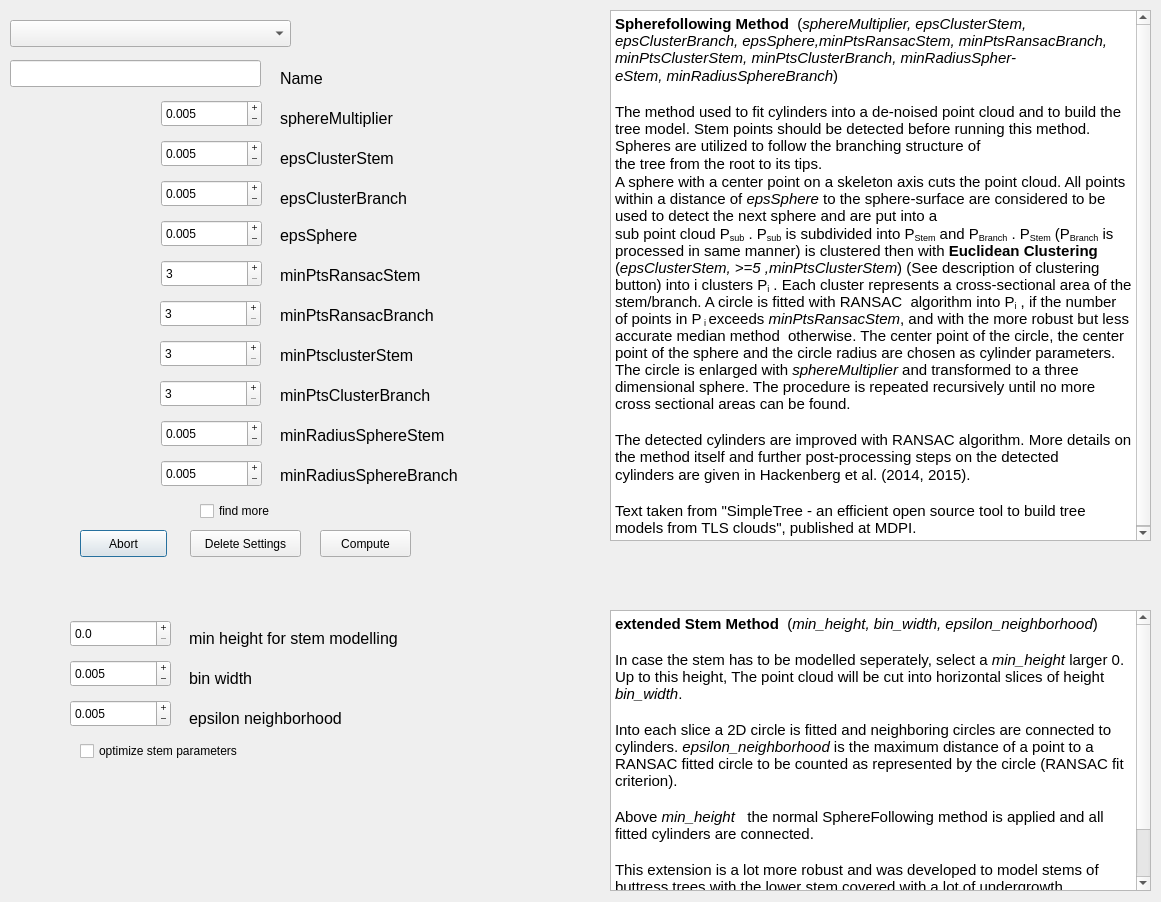
<?xml version="1.0" encoding="UTF-8"?>
<ui version="4.0">
 <class>method_dialog</class>
 <widget class="QDialog" name="method_dialog">
  <property name="geometry">
   <rect>
    <x>0</x>
    <y>0</y>
    <width>1161</width>
    <height>902</height>
   </rect>
  </property>
  <property name="windowTitle">
   <string>Choose thresholds</string>
  </property>
  <widget class="QDoubleSpinBox" name="epsilon_cluster_stem">
   <property name="geometry">
    <rect>
     <x>161</x>
     <y>140</y>
     <width>101</width>
     <height>27</height>
    </rect>
   </property>
   <property name="buttonSymbols">
    <enum>QAbstractSpinBox::PlusMinus</enum>
   </property>
   <property name="decimals">
    <number>3</number>
   </property>
   <property name="minimum">
    <double>0.001000000000000</double>
   </property>
   <property name="maximum">
    <double>100.000000000000000</double>
   </property>
   <property name="singleStep">
    <double>0.001000000000000</double>
   </property>
   <property name="value">
    <double>0.005000000000000</double>
   </property>
  </widget>
  <widget class="QPushButton" name="abort">
   <property name="geometry">
    <rect>
     <x>80</x>
     <y>530</y>
     <width>87</width>
     <height>27</height>
    </rect>
   </property>
   <property name="text">
    <string>Abort</string>
   </property>
  </widget>
  <widget class="QPushButton" name="compute">
   <property name="geometry">
    <rect>
     <x>320</x>
     <y>530</y>
     <width>91</width>
     <height>27</height>
    </rect>
   </property>
   <property name="text">
    <string> Compute </string>
   </property>
  </widget>
  <widget class="QLabel" name="label">
   <property name="geometry">
    <rect>
     <x>280</x>
     <y>110</y>
     <width>211</width>
     <height>17</height>
    </rect>
   </property>
   <property name="font">
    <font>
     <pointsize>12</pointsize>
    </font>
   </property>
   <property name="text">
    <string>sphereMultiplier</string>
   </property>
  </widget>
  <widget class="QDoubleSpinBox" name="sphere_radius_multiplier">
   <property name="geometry">
    <rect>
     <x>161</x>
     <y>100</y>
     <width>101</width>
     <height>27</height>
    </rect>
   </property>
   <property name="buttonSymbols">
    <enum>QAbstractSpinBox::PlusMinus</enum>
   </property>
   <property name="decimals">
    <number>3</number>
   </property>
   <property name="minimum">
    <double>0.001000000000000</double>
   </property>
   <property name="maximum">
    <double>100.000000000000000</double>
   </property>
   <property name="singleStep">
    <double>0.001000000000000</double>
   </property>
   <property name="value">
    <double>0.005000000000000</double>
   </property>
  </widget>
  <widget class="QDoubleSpinBox" name="epsilon_cluster_branch">
   <property name="geometry">
    <rect>
     <x>161</x>
     <y>180</y>
     <width>101</width>
     <height>27</height>
    </rect>
   </property>
   <property name="buttonSymbols">
    <enum>QAbstractSpinBox::PlusMinus</enum>
   </property>
   <property name="decimals">
    <number>3</number>
   </property>
   <property name="minimum">
    <double>0.001000000000000</double>
   </property>
   <property name="maximum">
    <double>100.000000000000000</double>
   </property>
   <property name="singleStep">
    <double>0.001000000000000</double>
   </property>
   <property name="value">
    <double>0.005000000000000</double>
   </property>
  </widget>
  <widget class="QLabel" name="label_2">
   <property name="geometry">
    <rect>
     <x>280</x>
     <y>150</y>
     <width>151</width>
     <height>17</height>
    </rect>
   </property>
   <property name="font">
    <font>
     <pointsize>12</pointsize>
    </font>
   </property>
   <property name="text">
    <string>epsClusterStem</string>
   </property>
  </widget>
  <widget class="QLabel" name="label_3">
   <property name="geometry">
    <rect>
     <x>280</x>
     <y>190</y>
     <width>201</width>
     <height>17</height>
    </rect>
   </property>
   <property name="font">
    <font>
     <pointsize>12</pointsize>
    </font>
   </property>
   <property name="text">
    <string>epsClusterBranch</string>
   </property>
  </widget>
  <widget class="QDoubleSpinBox" name="epsilon_sphere">
   <property name="geometry">
    <rect>
     <x>161</x>
     <y>220</y>
     <width>101</width>
     <height>27</height>
    </rect>
   </property>
   <property name="buttonSymbols">
    <enum>QAbstractSpinBox::PlusMinus</enum>
   </property>
   <property name="decimals">
    <number>3</number>
   </property>
   <property name="minimum">
    <double>0.001000000000000</double>
   </property>
   <property name="maximum">
    <double>100.000000000000000</double>
   </property>
   <property name="singleStep">
    <double>0.001000000000000</double>
   </property>
   <property name="value">
    <double>0.005000000000000</double>
   </property>
  </widget>
  <widget class="QDoubleSpinBox" name="min_radius_sphere_stem">
   <property name="geometry">
    <rect>
     <x>161</x>
     <y>420</y>
     <width>101</width>
     <height>27</height>
    </rect>
   </property>
   <property name="buttonSymbols">
    <enum>QAbstractSpinBox::PlusMinus</enum>
   </property>
   <property name="decimals">
    <number>3</number>
   </property>
   <property name="minimum">
    <double>0.001000000000000</double>
   </property>
   <property name="maximum">
    <double>100.000000000000000</double>
   </property>
   <property name="singleStep">
    <double>0.001000000000000</double>
   </property>
   <property name="value">
    <double>0.005000000000000</double>
   </property>
  </widget>
  <widget class="QDoubleSpinBox" name="min_radius_sphere_branch">
   <property name="geometry">
    <rect>
     <x>161</x>
     <y>460</y>
     <width>101</width>
     <height>27</height>
    </rect>
   </property>
   <property name="buttonSymbols">
    <enum>QAbstractSpinBox::PlusMinus</enum>
   </property>
   <property name="decimals">
    <number>3</number>
   </property>
   <property name="minimum">
    <double>0.001000000000000</double>
   </property>
   <property name="maximum">
    <double>100.000000000000000</double>
   </property>
   <property name="singleStep">
    <double>0.001000000000000</double>
   </property>
   <property name="value">
    <double>0.005000000000000</double>
   </property>
  </widget>
  <widget class="QLabel" name="label_4">
   <property name="geometry">
    <rect>
     <x>280</x>
     <y>220</y>
     <width>151</width>
     <height>31</height>
    </rect>
   </property>
   <property name="font">
    <font>
     <pointsize>12</pointsize>
    </font>
   </property>
   <property name="text">
    <string>epsSphere</string>
   </property>
  </widget>
  <widget class="QLabel" name="label_5">
   <property name="geometry">
    <rect>
     <x>280</x>
     <y>460</y>
     <width>201</width>
     <height>31</height>
    </rect>
   </property>
   <property name="font">
    <font>
     <pointsize>12</pointsize>
    </font>
   </property>
   <property name="text">
    <string>minRadiusSphereBranch</string>
   </property>
   <property name="alignment">
    <set>Qt::AlignLeading|Qt::AlignLeft|Qt::AlignVCenter</set>
   </property>
  </widget>
  <widget class="QLabel" name="label_6">
   <property name="geometry">
    <rect>
     <x>280</x>
     <y>260</y>
     <width>151</width>
     <height>31</height>
    </rect>
   </property>
   <property name="font">
    <font>
     <pointsize>12</pointsize>
    </font>
   </property>
   <property name="text">
    <string>minPtsRansacStem</string>
   </property>
  </widget>
  <widget class="QLineEdit" name="name">
   <property name="geometry">
    <rect>
     <x>10</x>
     <y>60</y>
     <width>251</width>
     <height>27</height>
    </rect>
   </property>
  </widget>
  <widget class="QComboBox" name="comboBox">
   <property name="geometry">
    <rect>
     <x>10</x>
     <y>20</y>
     <width>281</width>
     <height>27</height>
    </rect>
   </property>
  </widget>
  <widget class="QLabel" name="label_7">
   <property name="geometry">
    <rect>
     <x>280</x>
     <y>70</y>
     <width>151</width>
     <height>17</height>
    </rect>
   </property>
   <property name="font">
    <font>
     <pointsize>12</pointsize>
    </font>
   </property>
   <property name="text">
    <string>Name</string>
   </property>
  </widget>
  <widget class="QPushButton" name="delete_2">
   <property name="geometry">
    <rect>
     <x>190</x>
     <y>530</y>
     <width>111</width>
     <height>27</height>
    </rect>
   </property>
   <property name="text">
    <string>Delete Settings</string>
   </property>
  </widget>
  <widget class="QSpinBox" name="minPts_ransac_stem">
   <property name="geometry">
    <rect>
     <x>161</x>
     <y>260</y>
     <width>101</width>
     <height>27</height>
    </rect>
   </property>
   <property name="buttonSymbols">
    <enum>QAbstractSpinBox::PlusMinus</enum>
   </property>
   <property name="minimum">
    <number>3</number>
   </property>
   <property name="maximum">
    <number>99999999</number>
   </property>
  </widget>
  <widget class="QSpinBox" name="minPts_ransac_branch">
   <property name="geometry">
    <rect>
     <x>160</x>
     <y>300</y>
     <width>101</width>
     <height>27</height>
    </rect>
   </property>
   <property name="buttonSymbols">
    <enum>QAbstractSpinBox::PlusMinus</enum>
   </property>
   <property name="minimum">
    <number>3</number>
   </property>
   <property name="maximum">
    <number>99999999</number>
   </property>
  </widget>
  <widget class="QSpinBox" name="minPts_cluster_stem">
   <property name="geometry">
    <rect>
     <x>160</x>
     <y>340</y>
     <width>101</width>
     <height>27</height>
    </rect>
   </property>
   <property name="buttonSymbols">
    <enum>QAbstractSpinBox::PlusMinus</enum>
   </property>
   <property name="minimum">
    <number>3</number>
   </property>
   <property name="maximum">
    <number>99999999</number>
   </property>
  </widget>
  <widget class="QSpinBox" name="minPts_cluster_branch">
   <property name="geometry">
    <rect>
     <x>160</x>
     <y>380</y>
     <width>101</width>
     <height>27</height>
    </rect>
   </property>
   <property name="buttonSymbols">
    <enum>QAbstractSpinBox::PlusMinus</enum>
   </property>
   <property name="minimum">
    <number>3</number>
   </property>
   <property name="maximum">
    <number>99999999</number>
   </property>
  </widget>
  <widget class="QLabel" name="label_8">
   <property name="geometry">
    <rect>
     <x>280</x>
     <y>300</y>
     <width>191</width>
     <height>31</height>
    </rect>
   </property>
   <property name="font">
    <font>
     <pointsize>12</pointsize>
    </font>
   </property>
   <property name="text">
    <string>minPtsRansacBranch</string>
   </property>
  </widget>
  <widget class="QLabel" name="label_9">
   <property name="geometry">
    <rect>
     <x>280</x>
     <y>340</y>
     <width>151</width>
     <height>31</height>
    </rect>
   </property>
   <property name="font">
    <font>
     <pointsize>12</pointsize>
    </font>
   </property>
   <property name="text">
    <string>minPtsclusterStem</string>
   </property>
  </widget>
  <widget class="QLabel" name="label_10">
   <property name="geometry">
    <rect>
     <x>280</x>
     <y>380</y>
     <width>151</width>
     <height>31</height>
    </rect>
   </property>
   <property name="font">
    <font>
     <pointsize>12</pointsize>
    </font>
   </property>
   <property name="text">
    <string>minPtsClusterBranch</string>
   </property>
  </widget>
  <widget class="QLabel" name="label_11">
   <property name="geometry">
    <rect>
     <x>280</x>
     <y>420</y>
     <width>191</width>
     <height>31</height>
    </rect>
   </property>
   <property name="font">
    <font>
     <pointsize>12</pointsize>
    </font>
   </property>
   <property name="text">
    <string>minRadiusSphereStem</string>
   </property>
  </widget>
  <widget class="QTextBrowser" name="textBrowser">
   <property name="geometry">
    <rect>
     <x>610</x>
     <y>10</y>
     <width>541</width>
     <height>531</height>
    </rect>
   </property>
   <property name="html">
    <string>&lt;!DOCTYPE HTML PUBLIC &quot;-//W3C//DTD HTML 4.0//EN&quot; &quot;http://www.w3.org/TR/REC-html40/strict.dtd&quot;&gt;
&lt;html&gt;&lt;head&gt;&lt;meta name=&quot;qrichtext&quot; content=&quot;1&quot; /&gt;&lt;style type=&quot;text/css&quot;&gt;
p, li { white-space: pre-wrap; }
&lt;/style&gt;&lt;/head&gt;&lt;body style=&quot; font-family:'Ubuntu'; font-size:11pt; font-weight:400; font-style:normal;&quot;&gt;
&lt;p style=&quot; margin-top:0px; margin-bottom:0px; margin-left:0px; margin-right:0px; -qt-block-indent:0; text-indent:0px;&quot;&gt;&lt;span style=&quot; font-weight:600;&quot;&gt;Spherefollowing Method&lt;/span&gt;  (&lt;span style=&quot; font-style:italic;&quot;&gt;sphereMultiplier, epsClusterStem, epsClusterBranch, epsSphere,minPtsRansacStem, minPtsRansacBranch, minPtsClusterStem, minPtsClusterBranch, minRadiusSpher-&lt;/span&gt;&lt;/p&gt;
&lt;p style=&quot; margin-top:0px; margin-bottom:0px; margin-left:0px; margin-right:0px; -qt-block-indent:0; text-indent:0px;&quot;&gt;&lt;span style=&quot; font-style:italic;&quot;&gt;eStem, minRadiusSphereBranch&lt;/span&gt;)&lt;/p&gt;
&lt;p style=&quot;-qt-paragraph-type:empty; margin-top:0px; margin-bottom:0px; margin-left:0px; margin-right:0px; -qt-block-indent:0; text-indent:0px;&quot;&gt;&lt;br /&gt;&lt;/p&gt;
&lt;p style=&quot; margin-top:0px; margin-bottom:0px; margin-left:0px; margin-right:0px; -qt-block-indent:0; text-indent:0px;&quot;&gt;The method used to fit cylinders into a de-noised point cloud and to build the tree model. Stem points should be detected before running this method. Spheres are utilized to follow the branching structure of&lt;/p&gt;
&lt;p style=&quot; margin-top:0px; margin-bottom:0px; margin-left:0px; margin-right:0px; -qt-block-indent:0; text-indent:0px;&quot;&gt;the tree from the root to its tips.&lt;/p&gt;
&lt;p style=&quot; margin-top:0px; margin-bottom:0px; margin-left:0px; margin-right:0px; -qt-block-indent:0; text-indent:0px;&quot;&gt;A sphere with a center point on a skeleton axis cuts the point cloud. All points within a distance of &lt;span style=&quot; font-style:italic;&quot;&gt;epsSphere&lt;/span&gt; to the sphere-surface are considered to be used to detect the next sphere and are put into a&lt;/p&gt;
&lt;p style=&quot; margin-top:0px; margin-bottom:0px; margin-left:0px; margin-right:0px; -qt-block-indent:0; text-indent:0px;&quot;&gt;sub point cloud P&lt;span style=&quot; vertical-align:sub;&quot;&gt;sub&lt;/span&gt; . P&lt;span style=&quot; vertical-align:sub;&quot;&gt;sub&lt;/span&gt; is subdivided into P&lt;span style=&quot; vertical-align:sub;&quot;&gt;Stem&lt;/span&gt; and P&lt;span style=&quot; vertical-align:sub;&quot;&gt;Branch&lt;/span&gt; . P&lt;span style=&quot; vertical-align:sub;&quot;&gt;Stem&lt;/span&gt; (P&lt;span style=&quot; vertical-align:sub;&quot;&gt;Branch&lt;/span&gt; is processed in same manner) is clustered then with &lt;span style=&quot; font-weight:600;&quot;&gt;Euclidean Clustering&lt;/span&gt; (&lt;span style=&quot; font-style:italic;&quot;&gt;epsClusterStem, &amp;gt;=5 ,minPtsClusterStem&lt;/span&gt;) (See description of clustering button) into i clusters P&lt;span style=&quot; vertical-align:sub;&quot;&gt;i&lt;/span&gt; . Each cluster represents a cross-sectional area of the stem/branch. A circle is fitted with RANSAC  algorithm into P&lt;span style=&quot; vertical-align:sub;&quot;&gt;i&lt;/span&gt; , if the number of points in P&lt;span style=&quot; vertical-align:sub;&quot;&gt; i &lt;/span&gt;exceeds &lt;span style=&quot; font-style:italic;&quot;&gt;minPtsRansacStem&lt;/span&gt;, and with the more robust but less accurate median method  otherwise. The center point of the circle, the center point of the sphere and the circle radius are chosen as cylinder parameters. The circle is enlarged with &lt;span style=&quot; font-style:italic;&quot;&gt;sphereMultiplier&lt;/span&gt; and transformed to a three dimensional sphere. The procedure is repeated recursively until no more cross sectional areas can be found.&lt;/p&gt;
&lt;p style=&quot;-qt-paragraph-type:empty; margin-top:0px; margin-bottom:0px; margin-left:0px; margin-right:0px; -qt-block-indent:0; text-indent:0px;&quot;&gt;&lt;br /&gt;&lt;/p&gt;
&lt;p style=&quot; margin-top:0px; margin-bottom:0px; margin-left:0px; margin-right:0px; -qt-block-indent:0; text-indent:0px;&quot;&gt;The detected cylinders are improved with RANSAC algorithm. More details on the method itself and further post-processing steps on the detected&lt;/p&gt;
&lt;p style=&quot; margin-top:0px; margin-bottom:0px; margin-left:0px; margin-right:0px; -qt-block-indent:0; text-indent:0px;&quot;&gt;cylinders are given in Hackenberg et al. (2014, 2015).&lt;/p&gt;
&lt;p style=&quot;-qt-paragraph-type:empty; margin-top:0px; margin-bottom:0px; margin-left:0px; margin-right:0px; -qt-block-indent:0; text-indent:0px;&quot;&gt;&lt;br /&gt;&lt;/p&gt;
&lt;p style=&quot; margin-top:0px; margin-bottom:0px; margin-left:0px; margin-right:0px; -qt-block-indent:0; text-indent:0px;&quot;&gt;Text taken from &amp;quot;SimpleTree - an efficient open source tool to build tree models from TLS clouds&amp;quot;, published at MDPI.&lt;/p&gt;&lt;/body&gt;&lt;/html&gt;</string>
   </property>
  </widget>
  <widget class="QDoubleSpinBox" name="sphere_epsilon">
   <property name="geometry">
    <rect>
     <x>70</x>
     <y>700</y>
     <width>101</width>
     <height>27</height>
    </rect>
   </property>
   <property name="buttonSymbols">
    <enum>QAbstractSpinBox::PlusMinus</enum>
   </property>
   <property name="decimals">
    <number>3</number>
   </property>
   <property name="minimum">
    <double>0.001000000000000</double>
   </property>
   <property name="maximum">
    <double>100.000000000000000</double>
   </property>
   <property name="singleStep">
    <double>0.001000000000000</double>
   </property>
   <property name="value">
    <double>0.005000000000000</double>
   </property>
  </widget>
  <widget class="QLabel" name="label_15">
   <property name="geometry">
    <rect>
     <x>189</x>
     <y>630</y>
     <width>211</width>
     <height>17</height>
    </rect>
   </property>
   <property name="font">
    <font>
     <pointsize>12</pointsize>
    </font>
   </property>
   <property name="text">
    <string>min height for stem modelling</string>
   </property>
  </widget>
  <widget class="QDoubleSpinBox" name="min_height">
   <property name="geometry">
    <rect>
     <x>70</x>
     <y>620</y>
     <width>101</width>
     <height>27</height>
    </rect>
   </property>
   <property name="buttonSymbols">
    <enum>QAbstractSpinBox::PlusMinus</enum>
   </property>
   <property name="decimals">
    <number>1</number>
   </property>
   <property name="minimum">
    <double>0.000000000000000</double>
   </property>
   <property name="maximum">
    <double>100.000000000000000</double>
   </property>
   <property name="singleStep">
    <double>0.100000000000000</double>
   </property>
   <property name="value">
    <double>0.000000000000000</double>
   </property>
  </widget>
  <widget class="QLabel" name="label_16">
   <property name="geometry">
    <rect>
     <x>189</x>
     <y>670</y>
     <width>151</width>
     <height>17</height>
    </rect>
   </property>
   <property name="font">
    <font>
     <pointsize>12</pointsize>
    </font>
   </property>
   <property name="text">
    <string>bin width</string>
   </property>
  </widget>
  <widget class="QDoubleSpinBox" name="bin_width">
   <property name="geometry">
    <rect>
     <x>70</x>
     <y>660</y>
     <width>101</width>
     <height>27</height>
    </rect>
   </property>
   <property name="buttonSymbols">
    <enum>QAbstractSpinBox::PlusMinus</enum>
   </property>
   <property name="decimals">
    <number>3</number>
   </property>
   <property name="minimum">
    <double>0.001000000000000</double>
   </property>
   <property name="maximum">
    <double>100.000000000000000</double>
   </property>
   <property name="singleStep">
    <double>0.001000000000000</double>
   </property>
   <property name="value">
    <double>0.005000000000000</double>
   </property>
  </widget>
  <widget class="QLabel" name="label_17">
   <property name="geometry">
    <rect>
     <x>189</x>
     <y>710</y>
     <width>201</width>
     <height>17</height>
    </rect>
   </property>
   <property name="font">
    <font>
     <pointsize>12</pointsize>
    </font>
   </property>
   <property name="text">
    <string>epsilon neighborhood</string>
   </property>
  </widget>
  <widget class="QCheckBox" name="do_stem_optimization">
   <property name="geometry">
    <rect>
     <x>80</x>
     <y>740</y>
     <width>341</width>
     <height>22</height>
    </rect>
   </property>
   <property name="text">
    <string>optimize stem parameters</string>
   </property>
  </widget>
  <widget class="QTextBrowser" name="textBrowser_2">
   <property name="geometry">
    <rect>
     <x>610</x>
     <y>610</y>
     <width>541</width>
     <height>281</height>
    </rect>
   </property>
   <property name="html">
    <string>&lt;!DOCTYPE HTML PUBLIC &quot;-//W3C//DTD HTML 4.0//EN&quot; &quot;http://www.w3.org/TR/REC-html40/strict.dtd&quot;&gt;
&lt;html&gt;&lt;head&gt;&lt;meta name=&quot;qrichtext&quot; content=&quot;1&quot; /&gt;&lt;style type=&quot;text/css&quot;&gt;
p, li { white-space: pre-wrap; }
&lt;/style&gt;&lt;/head&gt;&lt;body style=&quot; font-family:'Ubuntu'; font-size:11pt; font-weight:400; font-style:normal;&quot;&gt;
&lt;p style=&quot; margin-top:0px; margin-bottom:0px; margin-left:0px; margin-right:0px; -qt-block-indent:0; text-indent:0px;&quot;&gt;&lt;span style=&quot; font-weight:600;&quot;&gt;extended Stem Method&lt;/span&gt;  (&lt;span style=&quot; font-style:italic;&quot;&gt;min_height, bin_width, epsilon_neighborhood&lt;/span&gt;)&lt;/p&gt;
&lt;p style=&quot;-qt-paragraph-type:empty; margin-top:0px; margin-bottom:0px; margin-left:0px; margin-right:0px; -qt-block-indent:0; text-indent:0px;&quot;&gt;&lt;br /&gt;&lt;/p&gt;
&lt;p style=&quot; margin-top:0px; margin-bottom:0px; margin-left:0px; margin-right:0px; -qt-block-indent:0; text-indent:0px;&quot;&gt;In case the stem has to be modelled seperately, select a &lt;span style=&quot; font-style:italic;&quot;&gt;min_height&lt;/span&gt; larger 0. Up to this height, The point cloud will be cut into horizontal slices of height &lt;span style=&quot; font-style:italic;&quot;&gt;bin_width&lt;/span&gt;.&lt;/p&gt;
&lt;p style=&quot;-qt-paragraph-type:empty; margin-top:0px; margin-bottom:0px; margin-left:0px; margin-right:0px; -qt-block-indent:0; text-indent:0px;&quot;&gt;&lt;br /&gt;&lt;/p&gt;
&lt;p style=&quot; margin-top:0px; margin-bottom:0px; margin-left:0px; margin-right:0px; -qt-block-indent:0; text-indent:0px;&quot;&gt;Into each slice a 2D circle is fitted and neighboring circles are connected to cylinders. &lt;span style=&quot; font-style:italic;&quot;&gt;epsilon_neighborhood &lt;/span&gt;is the maximum distance of a point to a RANSAC fitted circle to be counted as represented by the circle (RANSAC fit criterion). &lt;/p&gt;
&lt;p style=&quot;-qt-paragraph-type:empty; margin-top:0px; margin-bottom:0px; margin-left:0px; margin-right:0px; -qt-block-indent:0; text-indent:0px;&quot;&gt;&lt;br /&gt;&lt;/p&gt;
&lt;p style=&quot; margin-top:0px; margin-bottom:0px; margin-left:0px; margin-right:0px; -qt-block-indent:0; text-indent:0px;&quot;&gt;Above &lt;span style=&quot; font-style:italic;&quot;&gt;min_height  &lt;/span&gt; the normal SphereFollowing method is applied and all fitted cylinders are connected.&lt;/p&gt;
&lt;p style=&quot;-qt-paragraph-type:empty; margin-top:0px; margin-bottom:0px; margin-left:0px; margin-right:0px; -qt-block-indent:0; text-indent:0px;&quot;&gt;&lt;br /&gt;&lt;/p&gt;
&lt;p style=&quot; margin-top:0px; margin-bottom:0px; margin-left:0px; margin-right:0px; -qt-block-indent:0; text-indent:0px;&quot;&gt;This extension is a lot more robust and was developed to model stems of buttress trees with the lower stem covered with a lot of undergrowth.&lt;/p&gt;
&lt;p style=&quot;-qt-paragraph-type:empty; margin-top:0px; margin-bottom:0px; margin-left:0px; margin-right:0px; -qt-block-indent:0; text-indent:0px;&quot;&gt;&lt;br /&gt;&lt;/p&gt;
&lt;p style=&quot; margin-top:0px; margin-bottom:0px; margin-left:0px; margin-right:0px; -qt-block-indent:0; text-indent:0px;&quot;&gt;Use checkbox to acitave an automatic parameter search for &lt;span style=&quot; font-style:italic;&quot;&gt;bin_width &lt;/span&gt; and &lt;span style=&quot; font-style:italic;&quot;&gt;epsilon_neighborhood&lt;/span&gt;. &lt;/p&gt;&lt;/body&gt;&lt;/html&gt;</string>
   </property>
  </widget>
  <widget class="QCheckBox" name="do_iterative">
   <property name="geometry">
    <rect>
     <x>200</x>
     <y>500</y>
     <width>341</width>
     <height>22</height>
    </rect>
   </property>
   <property name="text">
    <string>find more</string>
   </property>
  </widget>
 </widget>
 <resources/>
 <connections/>
</ui>
